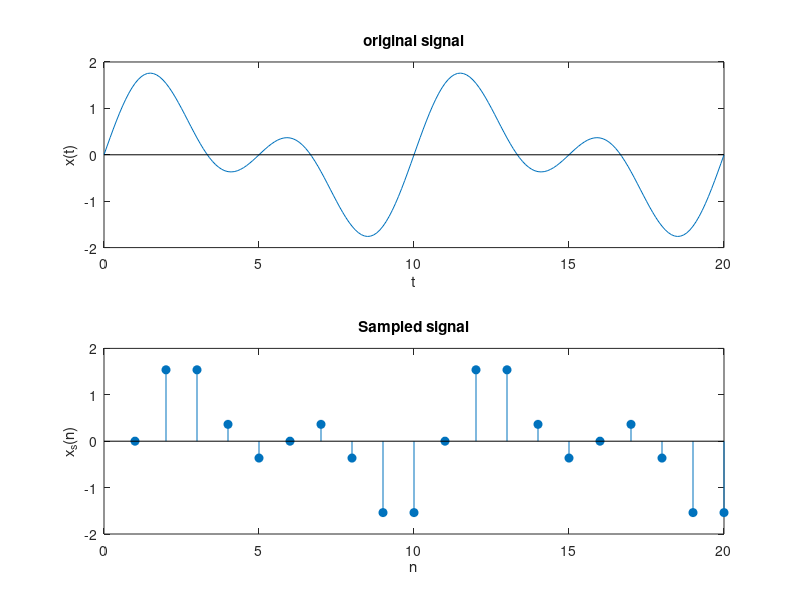
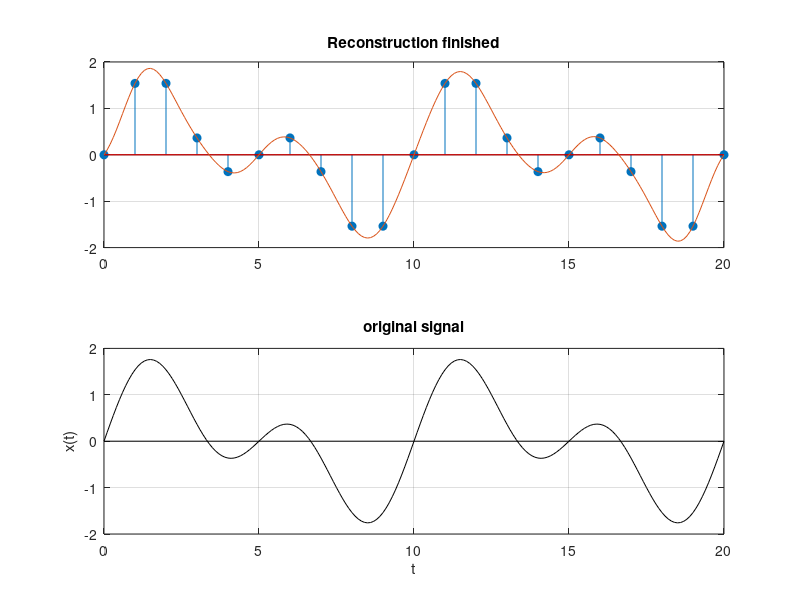

These figures' MATLAB source, in order:
clear all;
t=0:0.1:20;
f1=0.1;
f2=0.2;
x=sin(2*pi*f1*t)+sin(2*pi*f2*t);
figure(1);
subplot(2,1,1);
plot(t,x);
hold on;
plot([0 20],[0 0],'black');
hold off;
title('original signal');
xlabel('t');
ylabel('x(t)');
subplot(2,1,2);
x_samples=x(1:10:201);
stem(x_samples, "filled");
title('Sampled signal');
xlabel('n');
ylabel('x_s(n)');
axis([0 20 -2 2]);
figure(2);
subplot(2,1,2);
plot(t,x,'black');
hold on;
plot([0 20],[0 0],'black');
hold off;
xlabel('t');
ylabel('x(t)');
title('original signal');
grid;
 
x_recon=0;
subplot(2,1,1);
d=length(x_samples);
for k=0:d-1
    stem(0:d-1,x_samples,'filled');
    if k==d-1
        title('Reconstruction finished');
    else
        title('Sample by sample reconstruction');
    end
    grid on;
    l=k:-0.1:-20+k;
    x_recon=x_recon+x_samples(k+1)*sinc(l);
    axis([0 20 -2 2]);
    hold on;
    plot(t,x_samples(k+1)*sinc(l),'r');
    plot(t,x_recon);
    hold off;
    waitforbuttonpress;
end
